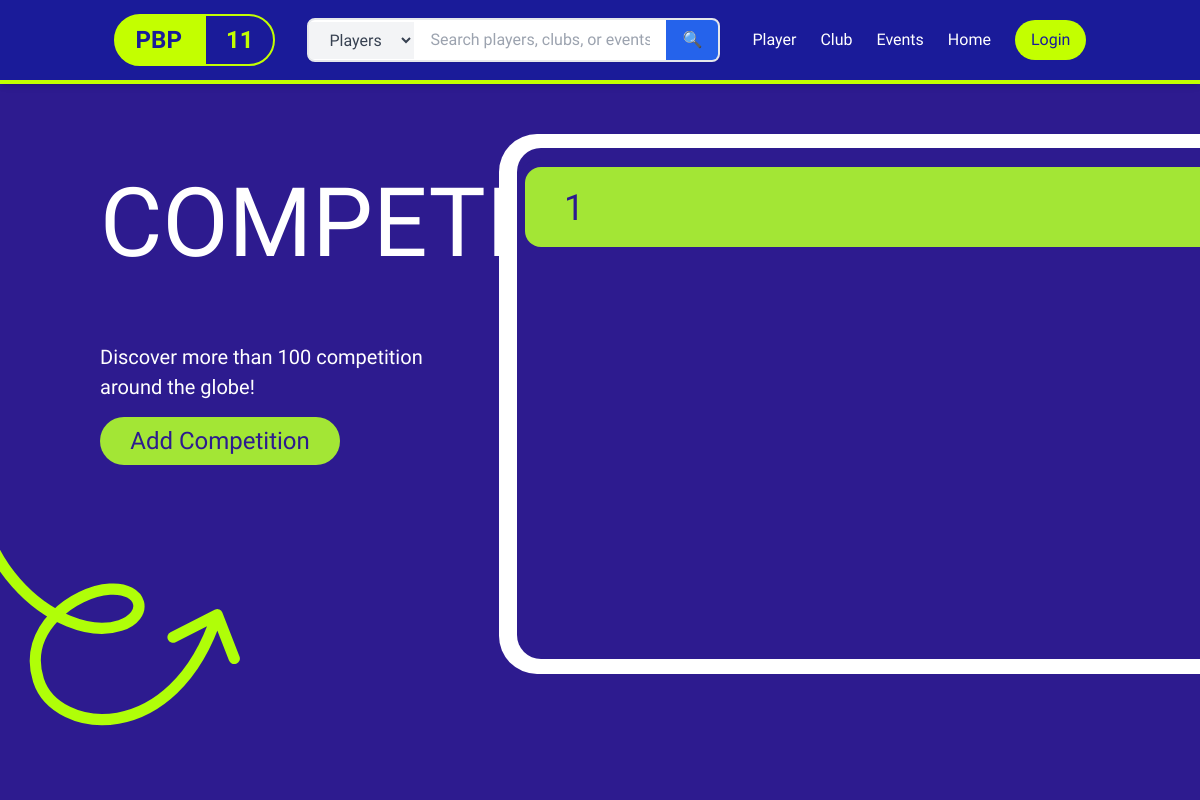
The app's page /events/, older data.
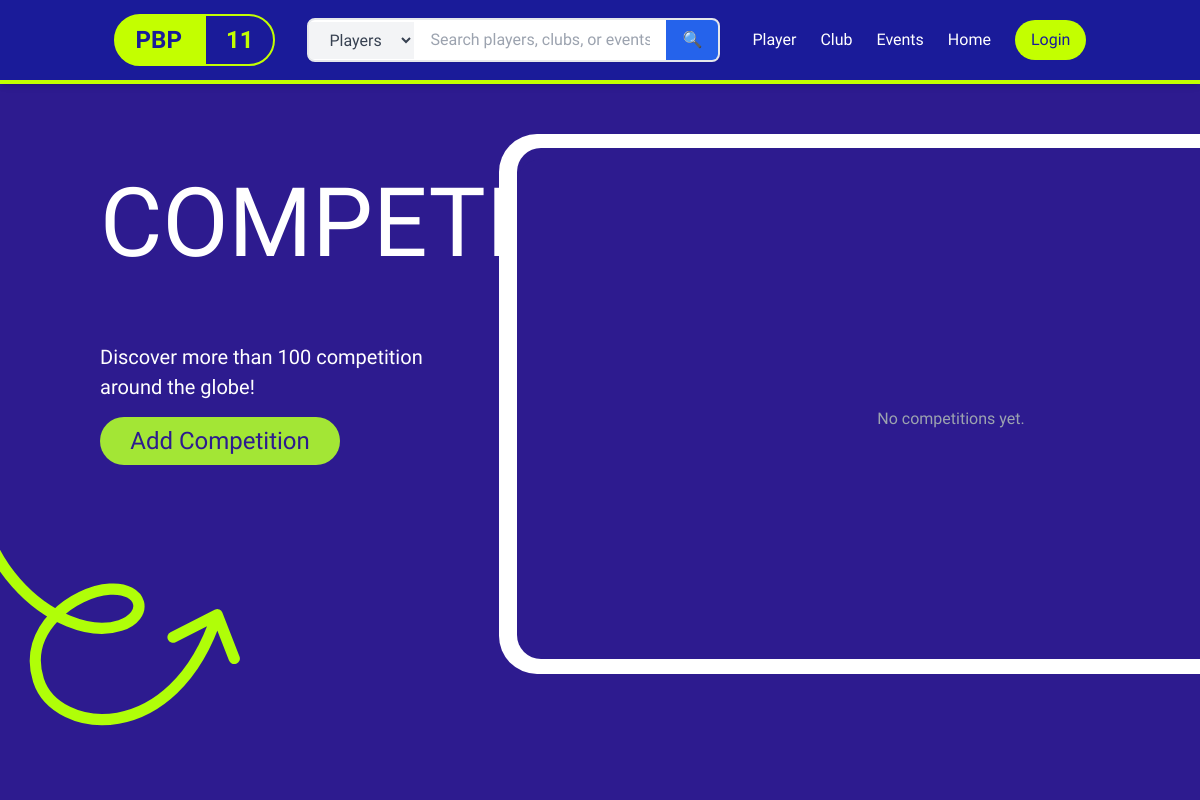
The same page, newer data.
### vidia_event/models.py (models this page shows, shortened)
class Event(models.Model):
    nama_event = models.CharField(max_length=100)  # Name of the event (e.g., Premier League)
    lokasi = models.CharField(max_length=100)
    tanggal = models.DateField(null=True, blank=True)  # single date for the match
    tim_home = models.CharField(max_length=100, null=True, blank=True)
    tim_away = models.CharField(max_length=100, null=True, blank=True)
    skor_home = models.PositiveIntegerField(null=True, blank=True)
    skor_away = models.PositiveIntegerField(null=True, blank=True)
    comments = GenericRelation(Comments)
    created_by = models.ForeignKey(User, on_delete=models.CASCADE, null=True, blank=True)

### vidia_event/views.py (the view)
# urls.py: path('', views.event_list, name='event_list'),                     # daftar semua event
def event_list(request):
    events = Event.objects.all().order_by('-tanggal')  # pakai tanggal
    paginator = Paginator(events, 5)  # tampilkan 5 per halaman
    page_number = request.GET.get('page')
    page_obj = paginator.get_page(page_number)
    return render(request, 'event_list.html', {'page_obj': page_obj})

### vidia_event/templates/event_list.html (shortened to what this page needs)
{% extends 'base.html' %}
{% load static %}
{% block content %}
<div class="relative w-screen h-screen overflow-hidden" style="background-color: #2d1b8f;">
  <div class="absolute top-[175px] left-[100px] h-36 w-[574px] font-['League_Gothic'] text-8xl font-normal text-white">
    COMPETITION
  </div>
  <div class="absolute top-[84px] left-[500px] h-[606px] w-[900px]">
    <div class="absolute top-[75px] left-[17px] w-[868px] h-[500px] rounded-3xl p-2 relative z-20" style="background-color: #2d1b8f;">
      {% if page_obj %}
        {% for event in page_obj %}
          <a href="{% url 'vidia_event:event_detail' event.pk %}" class="block relative h-24 w-full mb-1 group transition">
            <div class="absolute top-0 left-0 h-[80px] w-full rounded-2xl bg-lime-400 group-hover:bg-lime-300 transition"></div>
            <div class="absolute top-[10px] left-[39px] font-['Geologica'] text-4xl leading-[62.5px] font-normal text-[#2d1b8f]">
              {{ event.nama_event }}
            </div>
          </a>
        {% endfor %}
      {% else %}
        <p class="text-center text-gray-400 mt-60">No competitions yet.</p>
      {% endif %}
    </div>
  </div>
  <div class="absolute top-[342px] left-[100px] w-96 font-['Geologica'] text-xl leading-normal font-normal text-white">
    Discover more than 100 competition around the globe!
  </div>
  {% if user.is_authenticated %}
    <a href="{% url 'vidia_event:event_create' %}" class="absolute top-[417px] left-[100px] h-12 w-60 cursor-pointer z-50">
      <div class="relative h-full w-full overflow-hidden rounded-[36px] bg-lime-400 transition hover:bg-lime-300 flex items-center justify-center">
        <span class="font-['Geologica'] text-2xl leading-10 font-normal text-[#2d1b8f]">Add Competition</span>
      </div>
    </a>
  {% else %}
    <a href="{% url 'authentication:login_view' %}" class="absolute top-[417px] left-[100px] h-12 w-60 cursor-pointer z-50">
      <div class="relative h-full w-full overflow-hidden rounded-[36px] bg-lime-400 transition hover:bg-lime-300 flex items-center justify-center">
        <span class="font-['Geologica'] text-2xl leading-10 font-normal text-[#2d1b8f]">Add Competition</span>
      </div>
    </a>
  {% endif %}
  <div class="absolute left-[-10px] top-[380px] w-[250px] h-[400px]">
  </div>
</div>
{% endblock %}

Row changes from the older to the newer data that the page shows:
removed Event: nama_event "1"
Text that changed along with them:
text now shown: "No competitions yet."
